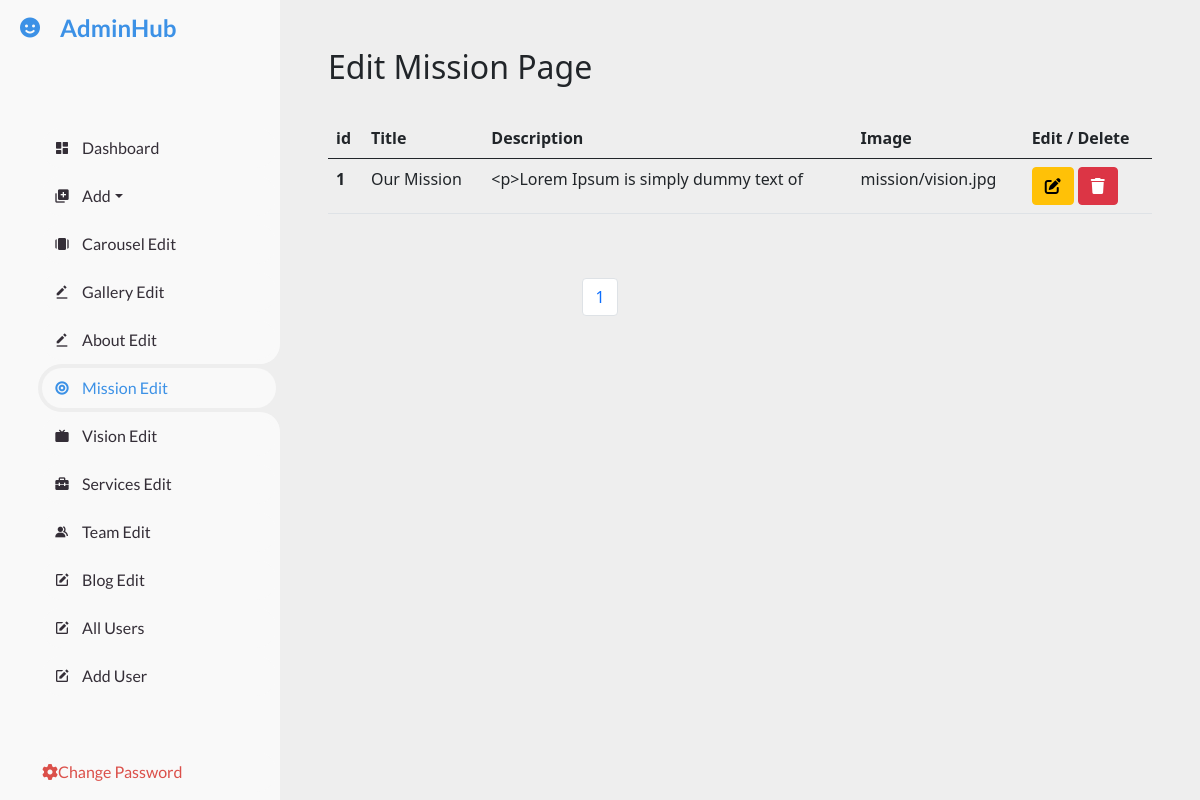
The app's page /dashboard/mission-edit/ (signed in) with its own data.
### home/models.py (models this page shows, shortened)
class Mission(models.Model):
    title = models.CharField(max_length=300)
    desc = models.TextField()
    image1 = models.FileField(upload_to="mission/", max_length=300, blank=True)

### dashboard/views.py (the view)
# urls.py: path('mission-edit/', views.dashboardmissionedit, name='dashboardmission'),
@login_required
def dashboardmissionedit(request):
    obj = Mission.objects.all().order_by("-id")
    paginator = Paginator(obj, 5)
    page_number = request.GET.get('page')
    mission_obj = paginator.get_page(page_number)
    total_pages = mission_obj.paginator.num_pages
    context = {
        'mission_obj': mission_obj,
        'last_pages': total_pages,
        'total_page': [page + 1 for page in range(total_pages)]
    }
    return render(request, 'dashboard/dashboard-mission.html', context=context)

### templates/dashboard/dashboard-mission.html (shortened to what this page needs)
{% extends 'dashboard/base.html' %}
{% block missionactive %} active {% endblock missionactive %}
{% block content %}
    <div id="content" class="p-4 p-md-5">
        <h2 class="mb-4">
            <div class="session-title row">
                <h2>Edit Mission Page</h2>
            </div>
        </h2>
        <table class="table">
              <thead>
                <tr>
                  <th scope="col">id</th>
                  <th scope="col">Title</th>
                  <th scope="col">Description</th>
                  <th scope="col">Image</th>
                  <th scope="col">Edit / Delete</th>
                </tr>
              </thead>
              <tbody>
               {% for obj in mission_obj %}
                <tr>
                  <th scope="row">{{forloop.counter}}</th>
                    <td>{{obj.title}}</td>
                    <td>{{obj.desc | slice:':39'}}</td>
                    <td>{{obj.image1}}</td>
                  <td>
                      <a href="{% url 'missionedit' obj.id %}">
                      <button type="submit" class="btn btn-warning" ><i class="fa-solid fa-pen-to-square"></i></button>
                       </a>
                       <a href="{% url 'missiondelete' obj.id %}">
                      <button type="submit" class="btn btn-danger"><i class="fa-solid fa-trash"></i></button>
                       </a>
                  </td>
                </tr>
                {% endfor %}
              </tbody>
            </table>
    </div>
    <div class="container">
        <nav aria-label="Page navigation example">
			<ul class="pagination justify-content-center">
				{% for page in total_page %}
			  <li class="page-item"><a class="page-link" href="?page={{page}}">{{page}}</a></li>
				{% endfor %}
			</ul>
		  </nav>
    </div>
{% endblock %}

### static/dashboard/style.css (style rules this page uses)
* { margin: 0; padding: 0; box-sizing: border-box; }
a { text-decoration: none; }
li { list-style: none; }
:root { --poppins: 'Poppins', sans-serif; --lato: 'Lato', sans-serif; --light: #F9F9F9; --blue: #3C91E6; --light-blue: #CFE8FF; --grey: #eee; --dark-grey: #AAAAAA; --dark: #342E37; --red: #DB504A; --yellow: #FFCE26; --light-yellow: #FFF2C6; --orange: #FD7238; --light-orange: #FFE0D3; }
html { overflow-x: hidden; }
body { background: var(--grey); overflow-x: hidden; }
#content { position: relative; width: calc(100% - 280px); left: 280px; transition: .3s ease; }

### records on screen
Mission: title "Our Mission", desc "<p>Lorem Ipsum is simply dummy text of", image1 "mission/vision.jpg"

### other values on screen
{{ page }} "1"
